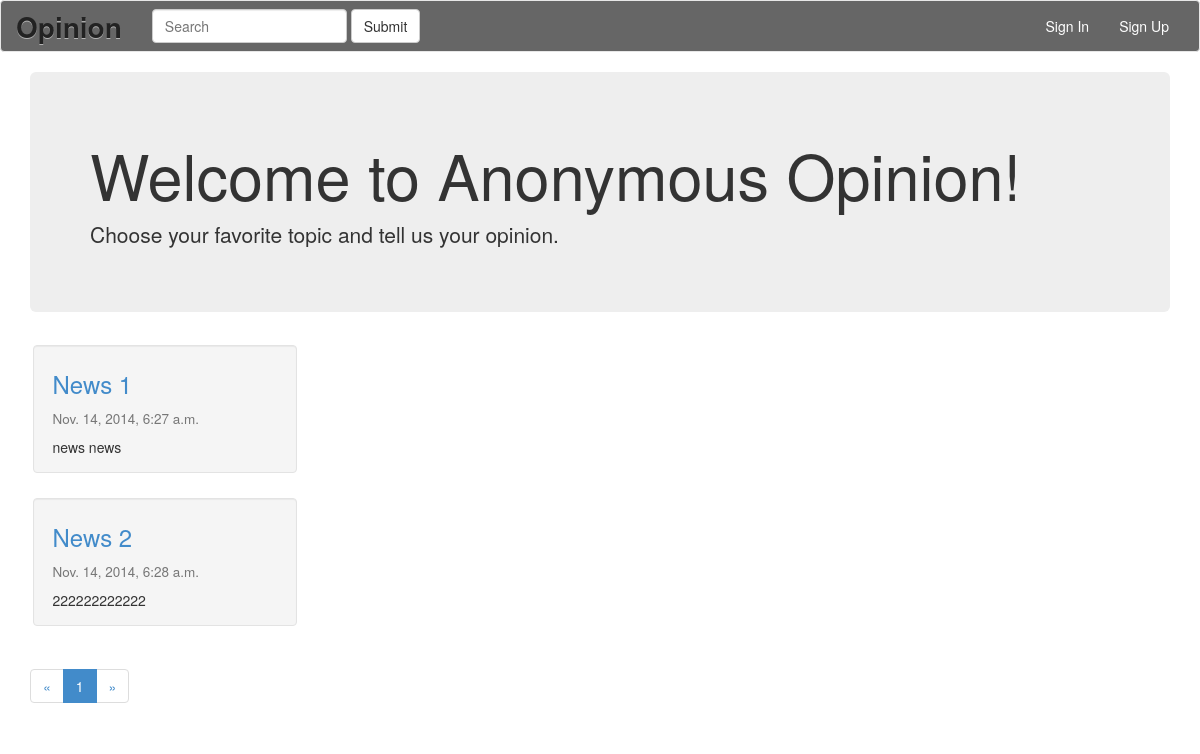
The app's page /, older data.
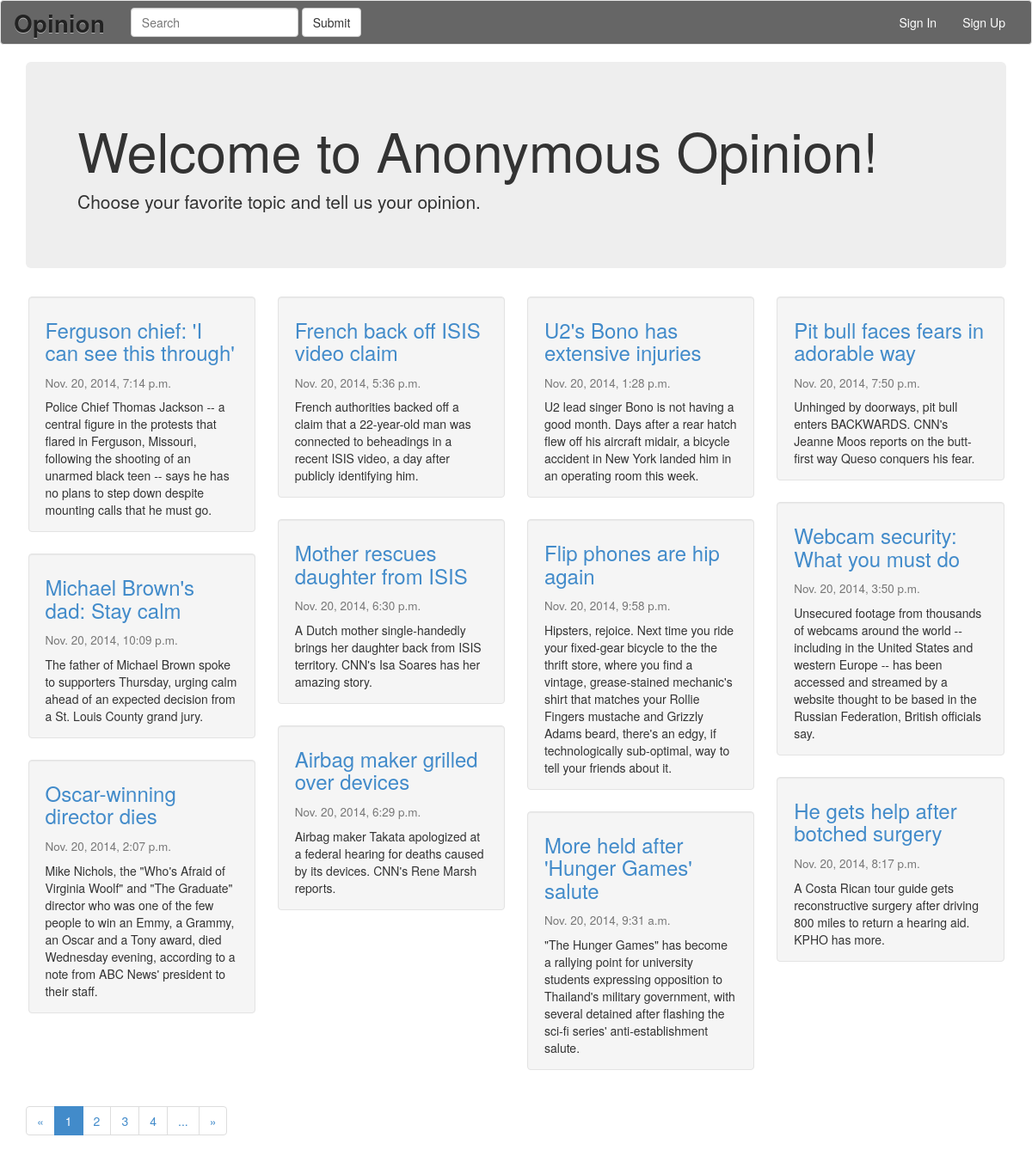
The same page, newer data.
### appopinion/models.py (models this page shows)
class Topic(models.Model):
    title = models.CharField(max_length=255)
    date = models.DateTimeField('date published')
    content = models.TextField()
    url = models.CharField(max_length=255)
    source = models.CharField(max_length=255)
    likecount = models.BigIntegerField(default=0)

### appopinion/views.py (the view)
# urls.py: url(r'^$', views.index, name='index'),
def index(request):
    page_str = '1'
    search_str = request.GET.get('search')
    if search_str is not None:
        topics = Topic.objects.filter(
                                            Q(title__contains=search_str) |
                                            Q(content__contains=search_str) |
                                            Q(url__contains=search_str) |
                                            Q(source__contains=search_str)
                                        )
    else:
        topics = Topic.objects.all()
        page_str = request.GET.get('page')
    return rederIndexPage(request, topics, page_str)

### appopinion/template/appopinion/base.html (shortened to what this page needs)
{% load staticfiles %}
{% load dajaxice_templatetags %}
<!DOCTYPE html>
<html lang="en">
<head>
    <link rel="stylesheet" type="text/css" href="{% static 'appopinion/bootstrap.min.css' %}">
    <link rel="stylesheet" type="text/css" href="{% static 'appopinion/opinion.css' %}">
</head>
<body>
<nav class="navbar navbar-default" role="navigation" style="background-color: #666;">
  <div class="container-fluid">
    <div class="navbar-header">
      <a class="navbar-brand" href="/" style="font-size:2em; color:#222; text-shadow:0px 1px 0px rgba(255,255,255,.5);"><b>Opinion</b>  </a>
    </div>
    <div class="collapse navbar-collapse" id="bs-example-navbar-collapse-1">
      <form class="navbar-form navbar-left" role="search">
        <div class="form-group">
          <input type="text" class="form-control" name="search" placeholder="Search">
        </div>
        <button type="submit" class="btn btn-default">Submit</button>
      </form>
      <ul class="nav navbar-nav navbar-right">
        {% if user.is_authenticated %}
          <li><a style="color:#eee">You are signed in as <b>{{user.username}}</b></a></li>
          <li><a style="color:#eee" href="/signout/">Sign Out</a></li>
        {% else %}
          <li><a style="color:#fff" href="/signin/">Sign In</a></li>
          <li><a style="color:#fff" href="/signup/">Sign Up</a></li>
        {% endif %}
      </ul>
    </div>
  </div>
</nav>
{% block content %}
<div class="container">
  	<div class="row">
  		<div class="container">
  		<div class="jumbotron">
  			<h1>Welcome to Anonymous Opinion!</h1>
  			<p>Choose your favorite topic and tell us your opinion.</p>
		</div>
		</div>
	</div>
	<div class="pinrow">
	{% for topic in topic_list %}
      <div class="item">
        <div class="well">
          <a href="topic_id={{topic.id }}"><h3>{{ topic.title | truncatewords:20 }}<br>
          <h4><small>{{ topic.date }}</small></h4></h3></a>
          <p> {{ topic.content | truncatewords:50}}</p>
        </div>
      </div>
 	{% endfor %}
	</div>
    <nav>
      <ul class="pagination">
        <li {% if page_prev < 1 %}class=""{% endif %}>
            <a {% if page_prev > 0 %}href="?/page={{ page_prev }}"{% endif %}><span aria-hidden="true">&laquo;</span><span class="sr-only">Previous</span></a>
        </li>
        {% for p in page_names %}
            <li
                {% ifequal p page %}
                    class="active"
                {% endifequal %}
            >
                <a href="
                    {% ifequal p '...' %}
                        #
                    {% else %}
                        ?page={{ p }}
                    {% endifequal %}
                    ">
                    {{ p }}
                </a>
            </li>
        {% endfor %}
        <li {% if page < 1 %}class="disabled"{% endif %}>
            <a {% if page_next > 0 %}href="?page={{ page_next }}"{% endif %}><span aria-hidden="true">&raquo;</span><span class="sr-only">Next</span></a>
        </li>
      </ul>
    </nav>
</div>
{% endblock %}
</body>
</html>

### appopinion/static/appopinion/opinion.css (style rules this page uses)
.pinrow { -moz-column-width: 16em; -webkit-column-width: 16em; -moz-column-gap: 1.5em; -webkit-column-gap: 1.5em; display: block; }
.item { display: inline-block; padding: .25rem; width: 100%; }
.well { padding-top: 5px; padding-bottom: 5px; position: relative; display: block; }

Row changes from the older to the newer data that the page shows:
removed Topic: title "News 1", date "Nov. 14, 2014, 6:27 a.m.", content "news news"
removed Topic: title "News 2", date "Nov. 14, 2014, 6:28 a.m.", content "222222222222"
added Topic: title "Ferguson chief: 'I can see this through'", date "Nov. 20, 2014, 7:14 p.m.", content "Police Chief Thomas Jackson -- a central figure in the protests that flared in Ferguson, Missouri, following the shooting of an unarmed black teen -- says he has no plans to step down despite mounting calls that he must go."
added Topic: title "Michael Brown's dad: Stay calm", date "Nov. 20, 2014, 10:09 p.m.", content "The father of Michael Brown spoke to supporters Thursday, urging calm ahead of an expected decision from a St. Louis County grand jury."
added Topic: title "Oscar-winning director dies", date "Nov. 20, 2014, 2:07 p.m.", content "Mike Nichols, the \"Who's Afraid of Virginia Woolf\" and \"The Graduate\" director who was one of the few people to win an Emmy, a Grammy, an Oscar and a Tony award, died Wednesday evening, according to a note from ABC News' president to their staff."
added Topic: title "French back off ISIS video claim", date "Nov. 20, 2014, 5:36 p.m.", content "French authorities backed off a claim that a 22-year-old man was connected to beheadings in a recent ISIS video, a day after publicly identifying him."
added Topic: title "Mother rescues daughter from ISIS", date "Nov. 20, 2014, 6:30 p.m.", content "A Dutch mother single-handedly brings her daughter back from ISIS territory. CNN's Isa Soares has her amazing story."
added Topic: title "Airbag maker grilled over devices", date "Nov. 20, 2014, 6:29 p.m.", content "Airbag maker Takata apologized at a federal hearing for deaths caused by its devices. CNN's Rene Marsh reports."
added Topic: title "U2's Bono has extensive injuries", date "Nov. 20, 2014, 1:28 p.m.", content "U2 lead singer Bono is not having a good month. Days after a rear hatch flew off his aircraft midair, a bicycle accident in New York landed him in an operating room this week."
added Topic: title "Flip phones are hip again", date "Nov. 20, 2014, 9:58 p.m.", content "Hipsters, rejoice. Next time you ride your fixed-gear bicycle to the the thrift store, where you find a vintage, grease-stained mechanic's shirt that matches your Rollie Fingers mustache and Grizzly Adams beard, there's an edgy, if technologically sub-optimal, way to tell your friends about it."
added Topic: title "More held after 'Hunger Games' salute", date "Nov. 20, 2014, 9:31 a.m.", content "\"The Hunger Games\" has become a rallying point for university students expressing opposition to Thailand's military government, with several detained after flashing the sci-fi series' anti-establishment salute."
added Topic: title "Pit bull faces fears in adorable way", date "Nov. 20, 2014, 7:50 p.m.", content "Unhinged by doorways, pit bull enters BACKWARDS. CNN's Jeanne Moos reports on the butt-first way Queso conquers his fear."
added Topic: title "Webcam security: What you must do", date "Nov. 20, 2014, 3:50 p.m.", content "Unsecured footage from thousands of webcams around the world -- including in the United States and western Europe -- has been accessed and streamed by a website thought to be based in the Russian Federation, British officials say."
added Topic: title "He gets help after botched surgery", date "Nov. 20, 2014, 8:17 p.m.", content "A Costa Rican tour guide gets reconstructive surgery after driving 800 miles to return a hearing aid. KPHO has more."
Text that changed along with them:
new list line: "2"
new list line: "3"
new list line: "4"
